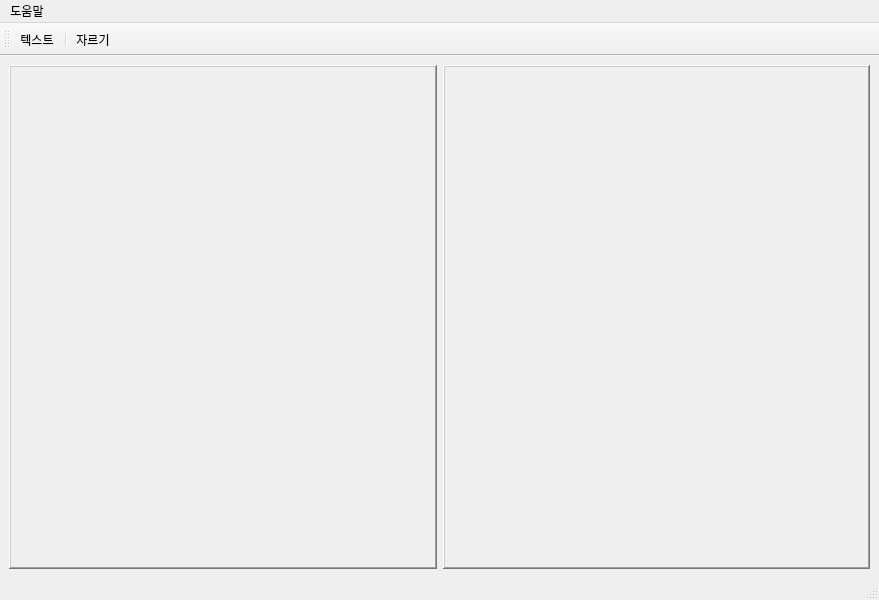
<?xml version="1.0" encoding="UTF-8"?>
<ui version="4.0">
 <class>MainWindow</class>
 <widget class="QMainWindow" name="MainWindow">
  <property name="geometry">
   <rect>
    <x>0</x>
    <y>0</y>
    <width>879</width>
    <height>600</height>
   </rect>
  </property>
  <property name="windowTitle">
   <string>MainWindow</string>
  </property>
  <widget class="QWidget" name="centralwidget">
   <layout class="QGridLayout" name="gridLayout">
    <item row="0" column="0">
     <widget class="QFrame" name="frame">
      <property name="frameShape">
       <enum>QFrame::WinPanel</enum>
      </property>
      <property name="frameShadow">
       <enum>QFrame::Raised</enum>
      </property>
     </widget>
    </item>
    <item row="0" column="1">
     <widget class="QFrame" name="frame_2">
      <property name="frameShape">
       <enum>QFrame::WinPanel</enum>
      </property>
      <property name="frameShadow">
       <enum>QFrame::Raised</enum>
      </property>
     </widget>
    </item>
   </layout>
  </widget>
  <widget class="QMenuBar" name="menubar">
   <property name="geometry">
    <rect>
     <x>0</x>
     <y>0</y>
     <width>879</width>
     <height>17</height>
    </rect>
   </property>
   <widget class="QMenu" name="menu">
    <property name="title">
     <string>도움말</string>
    </property>
    <addaction name="actionAbout"/>
   </widget>
   <addaction name="menu"/>
  </widget>
  <widget class="QStatusBar" name="statusbar"/>
  <widget class="QToolBar" name="toolBar">
   <property name="windowTitle">
    <string>toolBar</string>
   </property>
   <attribute name="toolBarArea">
    <enum>TopToolBarArea</enum>
   </attribute>
   <attribute name="toolBarBreak">
    <bool>false</bool>
   </attribute>
   <addaction name="actionText"/>
   <addaction name="separator"/>
   <addaction name="actionCut"/>
  </widget>
  <action name="actionAbout">
   <property name="text">
    <string>도움말</string>
   </property>
  </action>
  <action name="actionText">
   <property name="text">
    <string>텍스트</string>
   </property>
  </action>
  <action name="actionCut">
   <property name="text">
    <string>자르기</string>
   </property>
  </action>
 </widget>
 <resources/>
 <connections/>
</ui>
